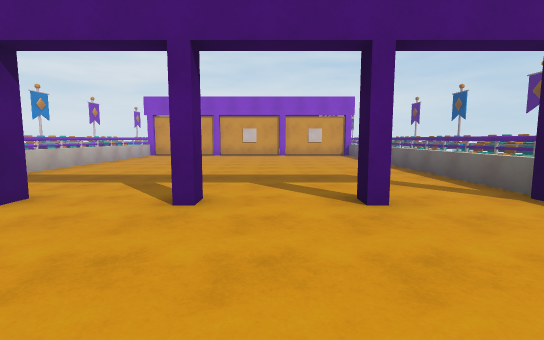
View 1 (above)

17 first-person views from a walk through a Unity game level. The camera is 1.5 m above the floor, tilts 6° down and sees 85° across. Doors are open. The floor is counted in squares, 2 m on a side. Each view is taken from the middle of a square. On the plan, view 1 faces up. The plan holds only what a view shows up to about 10 squares ahead; the rest is blank. The place goes on beyond the plan.

View 2
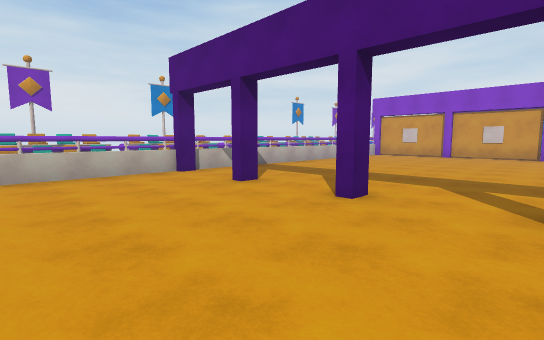

View 3
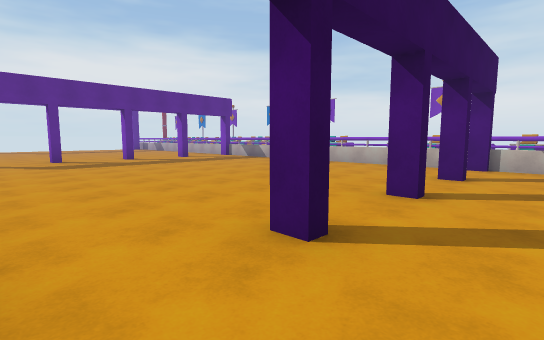

View 4
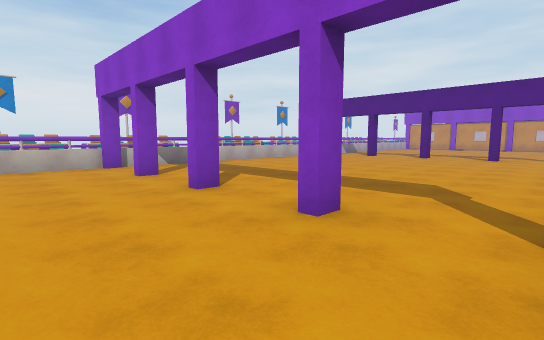

View 5
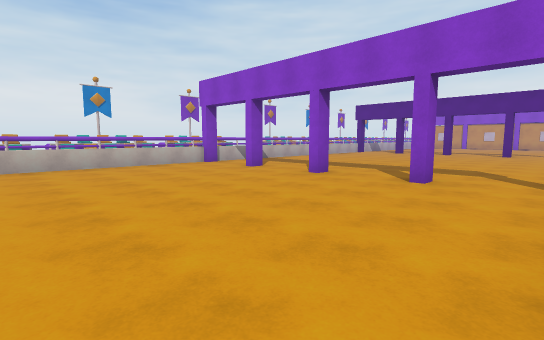

View 6
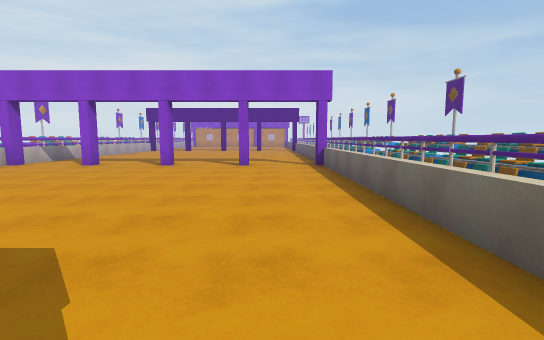

View 7
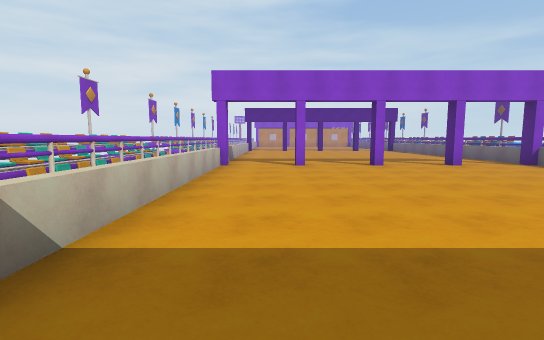

View 8
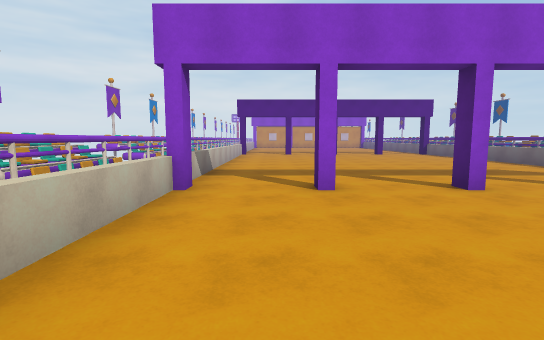

View 9
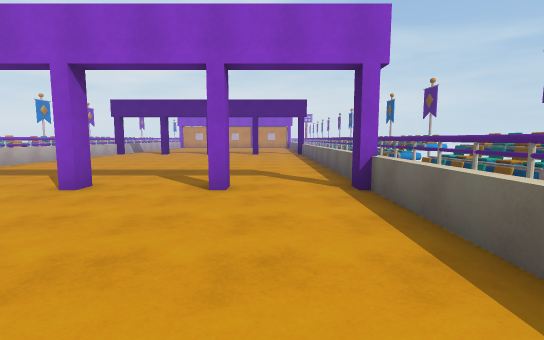

View 10
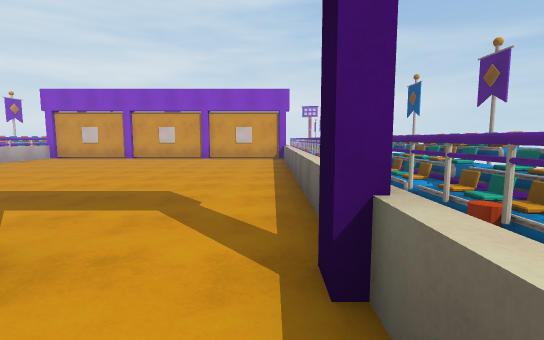

View 11
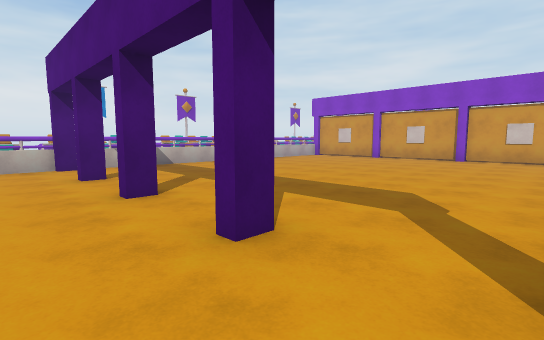

View 12
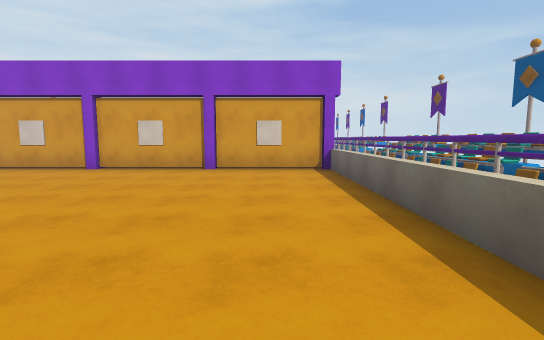

View 13
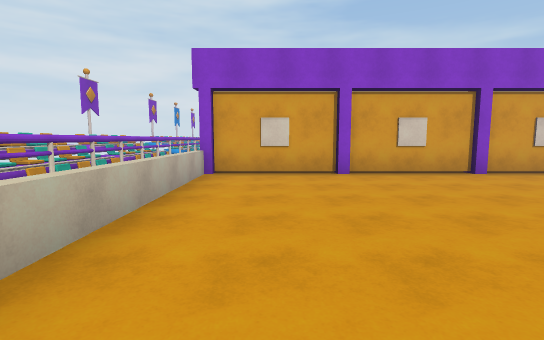

View 14
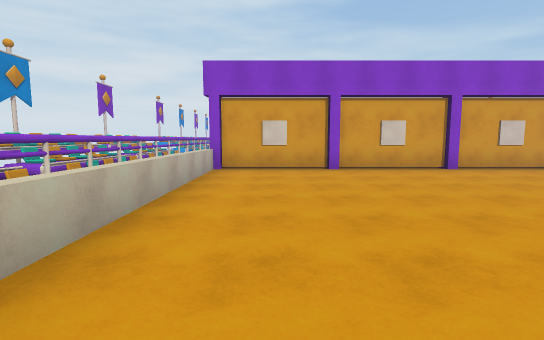

View 15
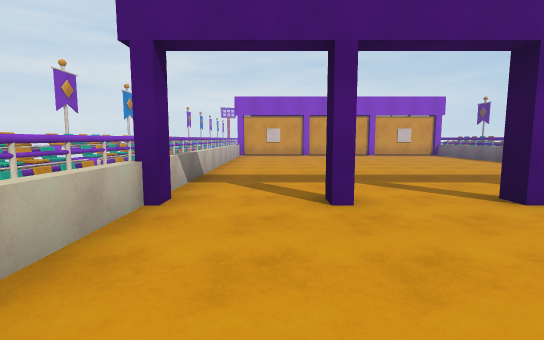

View 16
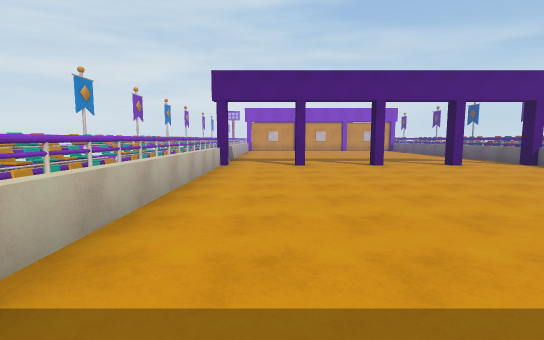

View 17
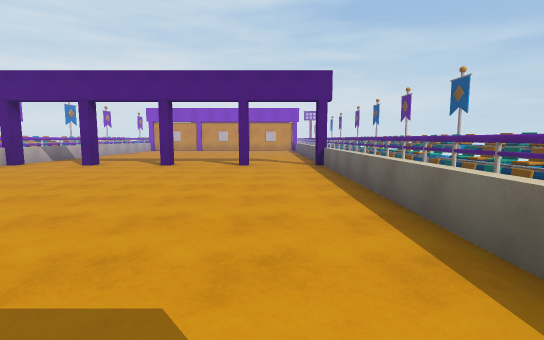

### Floor plan
Key: @ floor where view 1 was taken; # wall or solid block; . floor; D open door; v drop or lower ground.
Columns run from 8 left of view 1 to 6 right of it. Each row starts with its distance up from view 1.
 16 #v           v#
 15 #v           v#
 14 #v ######### v#
 13 #vv.........vv#
 12 #vv.........vv#
 11 #vv.........vv#
 10 #vv.........vv#
  9 #vv.........vv#
  8 # v.........vv#
  7 #v .........vv#
  6 #vv.........vv#
  5 #vv.........vv#
  4 #v DDDD#DDDDvv#
  3 #vvDDDD.DDDDvv#
  2 #vv......... v#
  1 #vv.........vv#
  0 #vv.....@...vv#
 -1  vv.........vvv
 -2  vv.........vvv
 -3 #vv.........vv#
 -4 #v ......... v#
 -5 #v .........vv#
 -6 #v DDDD#DDDD v#
 -7 #vvDDDD.DDDDvv#
 -8 #vv.........vv#
 -9 #vv.........vv#
-10 #vv.........vv#
-11 #vv.........vv#
-12   v.........v
-13   v.... ....v
-14    ...   ...
-15     .     .

Positions as (right, up) in squares from view 1, and headings:
1: (0, 0), facing up
2: (1, 0), facing up-left
3: (3, 5), facing down-left
4: (3, -9), facing up-left
5: (3, -12), facing up-left
6: (2, -15), facing up
7: (-4, -15), facing up
8: (-4, -11), facing up
9: (2, -11), facing up
10: (3, 2), facing up
11: (3, 2), facing up-left
12: (2, 6), facing up
13: (-4, 7), facing up
14: (-4, 6), facing up
15: (-4, 0), facing up
16: (-4, -5), facing up
17: (2, -5), facing up
